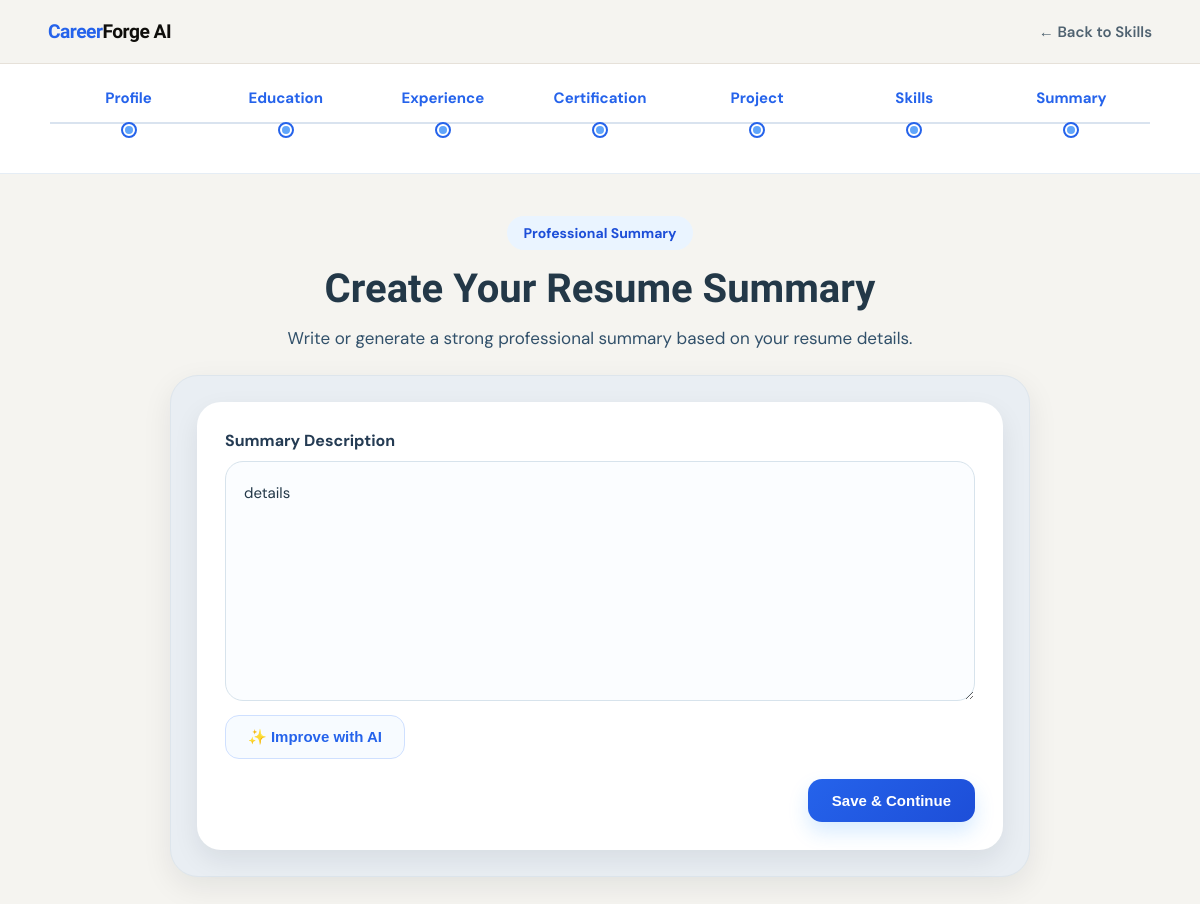
/summary.html (signed in), run on an earlier commit of the app's database.
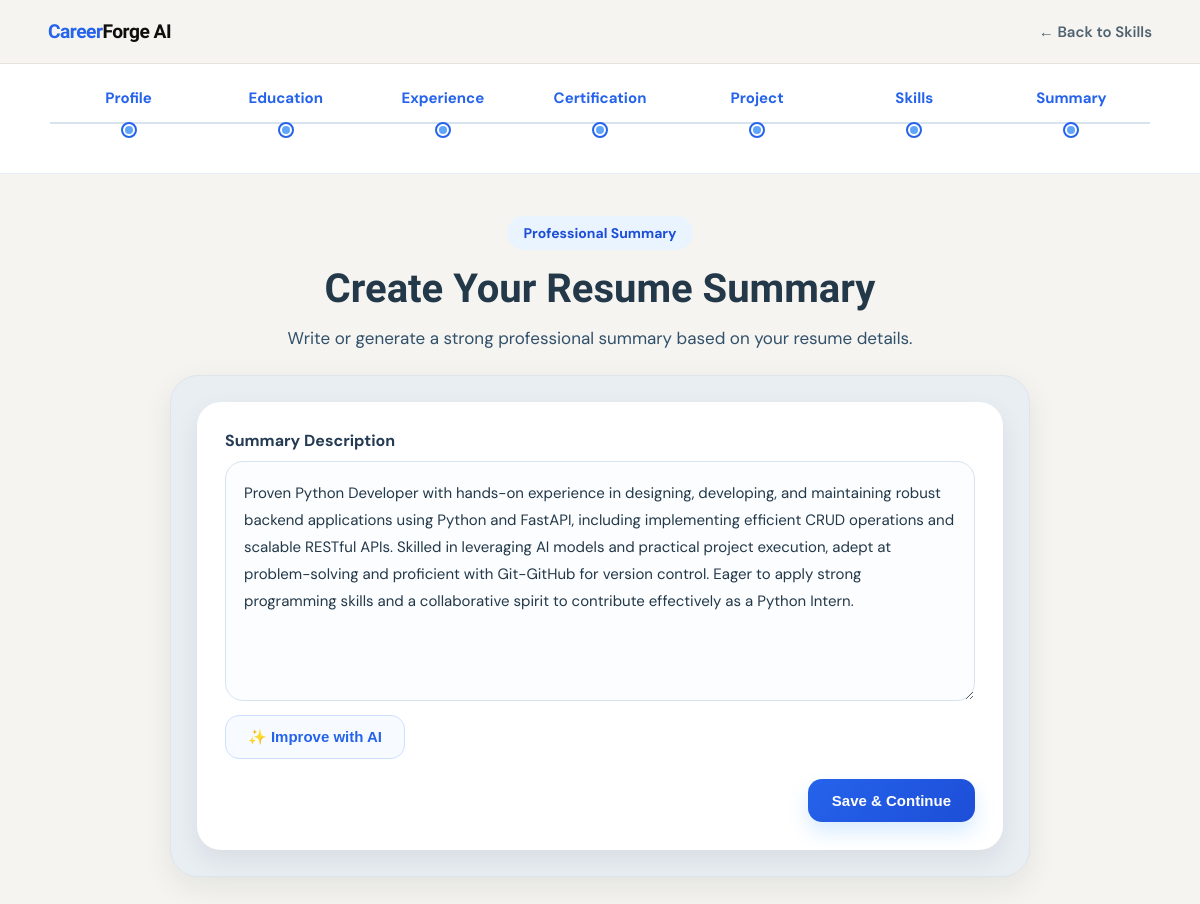
And on a later commit of the database.
### tables this page shows
CREATE TABLE professional_summary (
    id INTEGER PRIMARY KEY AUTOINCREMENT,
    user_id INTEGER UNIQUE,
    professional_summary TEXT,
    FOREIGN KEY (user_id) REFERENCES users(id) ON DELETE CASCADE
);

### main.py (the view)
@app.get("/summary", response_class=HTMLResponse)
@app.get("/summary.html", response_class=HTMLResponse)
def summary_page(request: Request):
    user = require_login(request)
    if isinstance(user, RedirectResponse):
        return user
    summary_row = get_professional_summary(user["id"])
    saved_summary = summary_row["professional_summary"] if summary_row else ""
    return templates.TemplateResponse(
        request,
        "summary.html",
        {
            "request": request,
            "user": user,
            "saved_summary": saved_summary,
            "step": 7
        }
    )

### template/summary.html (shortened to what this page needs)
<!DOCTYPE html>
<html lang="en">
<head>
    <link rel="stylesheet" href="/static/summary.css">
</head>
<body>
<div class="page-wrapper">
    <header class="topbar">
        <div class="logo"><span>Career</span>Forge AI</div>
        <div class="topbar-actions">
            <a href="/skills" class="back-link">← Back to Skills</a>
        </div>
    </header>
    <section class="progress-section">
        <div class="progress-wrap">
            <div class="progress-step {% if step|default(0) > 1 %}completed{% elif step|default(0) == 1 %}active{% endif %}">
                <span class="step-label">Profile</span>
                <span class="step-dot"></span>
            </div>
            <div class="progress-step {% if step|default(0) > 2 %}completed{% elif step|default(0) == 2 %}active{% endif %}">
                <span class="step-label">Education</span>
                <span class="step-dot"></span>
            </div>
            <div class="progress-step {% if step|default(0) > 3 %}completed{% elif step|default(0) == 3 %}active{% endif %}">
                <span class="step-label">Experience</span>
                <span class="step-dot"></span>
            </div>
            <div class="progress-step {% if step|default(0) > 4 %}completed{% elif step|default(0) == 4 %}active{% endif %}">
                <span class="step-label">Certification</span>
                <span class="step-dot"></span>
            </div>
            <div class="progress-step {% if step|default(0) > 5 %}completed{% elif step|default(0) == 5 %}active{% endif %}">
                <span class="step-label">Project</span>
                <span class="step-dot"></span>
            </div>
            <div class="progress-step {% if step|default(0) > 6 %}completed{% elif step|default(0) == 6 %}active{% endif %}">
                <span class="step-label">Skills</span>
                <span class="step-dot"></span>
            </div>
            <div class="progress-step {% if step|default(0) > 7 %}completed{% elif step|default(0) == 7 %}active{% endif %}">
                <span class="step-label">Summary</span>
                <span class="step-dot"></span>
            </div>
        </div>
    </section>
    <section class="summary-header">
        <p class="summary-badge">Professional Summary</p>
        <h1>Create Your Resume Summary</h1>
        <p class="summary-subtext">
            Write or generate a strong professional summary based on your resume details.
        </p>
    </section>
    <main class="summary-main">
        <div class="summary-shell">
            <div class="summary-card">
                <form action="/save_summary" method="post" class="summary-form">
                    <div class="form-group">
                        <label for="professional_summary">Summary Description</label>
                        <textarea
                            id="professional_summary"
                            name="professional_summary"
                            placeholder="Example: Detail-oriented software engineering student with hands-on experience in Python, FastAPI, HTML, CSS, and JavaScript. Passionate about building user-friendly web applications and solving real-world problems through clean and efficient code."
                        >{{ saved_summary if saved_summary else "" }}</textarea>
                        <div class="ai-action">
                            <button type="button" class="ai-btn" id="generateSummaryBtn">
                            </button>
                        </div>
                    </div>
                    <div class="summary-actions">
                        <button type="submit" class="primary-btn">
                            Save & Continue
                        </button>
                    </div>
                </form>
            </div>
        </div>
    </main>
</div>
</body>
</html>

What changed in the data, as far as the page shows it:
changed professional_summary: professional_summary "details" → "Proven Python Developer with hands-on experience in designing, developing, and maintaining robust backend applications using Python and FastAPI, including implementing efficient CRUD operations and scalable RESTful APIs. Skilled in leveraging AI models and practical project execution, adept at problem-solving and proficient with Git-GitHub for version control. Eager to apply strong programming skills and a collaborative spirit to contribute effectively as a Python Intern."
